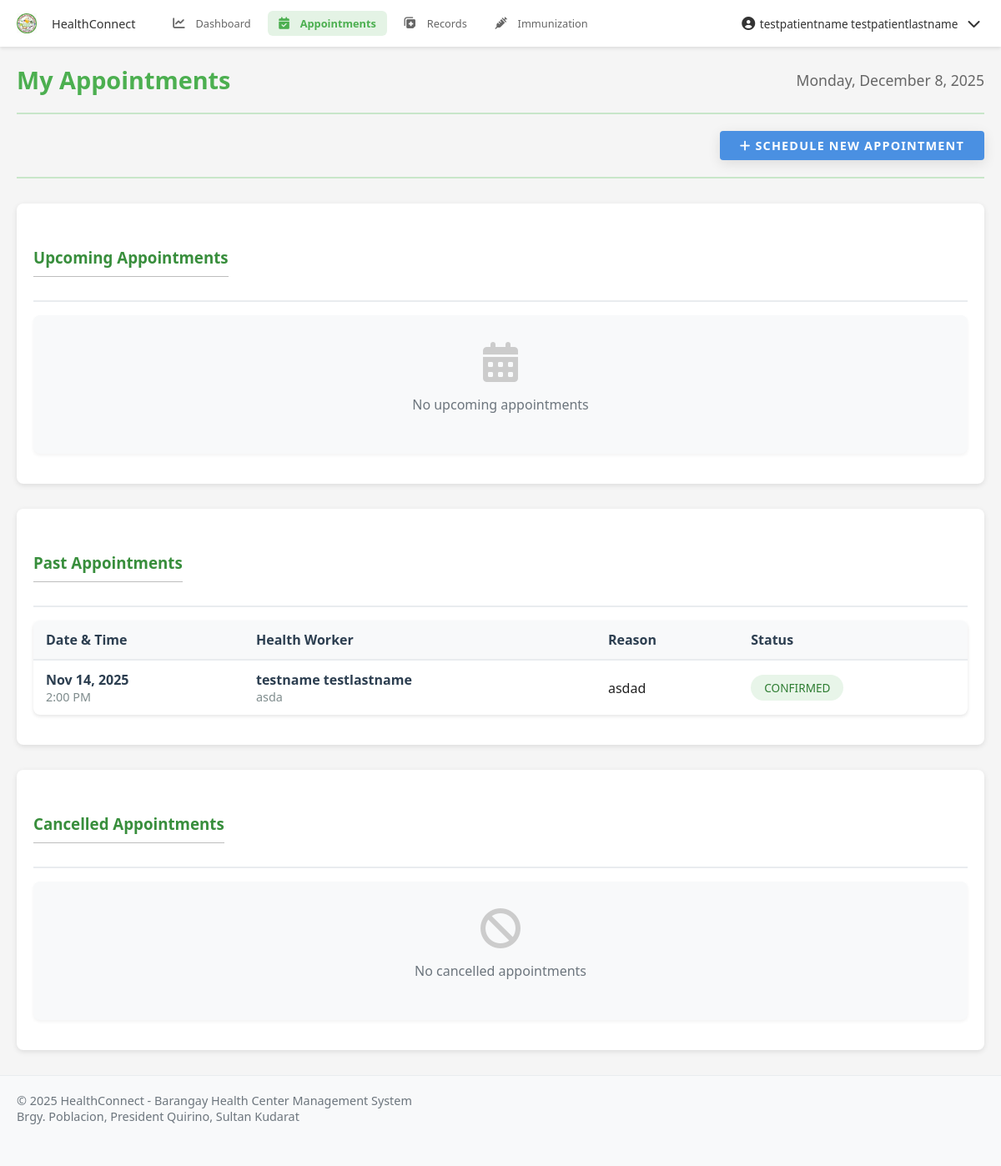
Screenshot of /pages/patient/appointments.php (signed in) with the database file from the repository.
### tables this page shows
CREATE TABLE `appointments` (
  `appointment_id` int(11) NOT NULL,
  `patient_id` int(11) DEFAULT NULL,
  `health_worker_id` int(11) DEFAULT NULL,
  `appointment_date` date DEFAULT NULL,
  `appointment_time` time DEFAULT NULL,
  `status_id` int(11) DEFAULT NULL,
  `reason` text DEFAULT NULL,
  `notes` text DEFAULT NULL,
  `sms_notification_sent` tinyint(1) DEFAULT 0,
  `created_at` timestamp NOT NULL DEFAULT current_timestamp(),
  `updated_at` timestamp NOT NULL DEFAULT current_timestamp() ON UPDATE current_timestamp()
);

CREATE TABLE `health_workers` (
  `health_worker_id` int(11) NOT NULL,
  `user_id` int(11) DEFAULT NULL,
  `position` varchar(100) DEFAULT NULL,
  `license_number` varchar(50) DEFAULT NULL,
  `specialty` varchar(100) DEFAULT NULL,
  `created_at` timestamp NOT NULL DEFAULT current_timestamp(),
  `updated_at` timestamp NOT NULL DEFAULT current_timestamp() ON UPDATE current_timestamp()
);

CREATE TABLE `appointment_status` (
  `status_id` int(11) NOT NULL,
  `status_name` varchar(50) NOT NULL,
  `created_at` timestamp NOT NULL DEFAULT current_timestamp()
);

### pages/patient/appointments.php (the view, shortened to what the rows shown need)
<?php
$database = new Database();
$conn = $database->getConnection();
$query = "SELECT p.*, u.*
          FROM patients p
          JOIN users u ON p.user_id = u.user_id
          WHERE p.user_id = :user_id";
$stmt = $conn->prepare($query);
$stmt->execute([':user_id' => $_SESSION['user_id']]);
$patient = $stmt->fetch(PDO::FETCH_ASSOC);
$query = "SELECT a.*,
          CONCAT(h_u.first_name, ' ', h_u.last_name) as health_worker_name,
          hw.position as health_worker_position,
          s.status_name,
          s.status_id
          FROM appointments a
          JOIN health_workers hw ON a.health_worker_id = hw.health_worker_id
          JOIN users h_u ON hw.user_id = h_u.user_id
          JOIN appointment_status s ON a.status_id = s.status_id
          WHERE a.patient_id = :patient_id
          ORDER BY a.appointment_date DESC, a.appointment_time DESC";
$stmt = $conn->prepare($query);
$stmt->execute([':patient_id' => $patient['patient_id']]);
$appointments = $stmt->fetchAll(PDO::FETCH_ASSOC);
$upcoming = [];
$past = [];
$cancelled = [];
foreach ($appointments as $appointment) {
    $appointmentDateTime = strtotime($appointment['appointment_date'] . ' ' . $appointment['appointment_time']);
    $now = time();
    if ($appointment['status_id'] == 4) {
        $cancelled[] = $appointment;
    } elseif ($appointmentDateTime > $now && in_array($appointment['status_id'], [1, 2])) {
        $upcoming[] = $appointment;
    } else {
        $past[] = $appointment;
    }
}
?>
<!DOCTYPE html>
<html lang="en">
<head>
    <?php include '../../includes/header_links.php'; ?>
</head>
<body>
    <div class="container">
        <div class="page-header">
            <h1>My Appointments</h1>
        </div>
        <div class="dashboard-section">
            <?php if (count($past) > 0): ?>
                <table class="appointments-table">
                    <thead>
                        <tr>
                            <th>Date & Time</th>
                            <th>Health Worker</th>
                            <th>Reason</th>
                            <th>Status</th>
                        </tr>
                    </thead>
                    <tbody>
                        <?php foreach ($past as $appointment): ?>
                            <tr>
                                <td>
                                    <div style="font-weight: 600; color: #2c3e50;">
                                        <?php echo date('M j, Y', strtotime($appointment['appointment_date'])); ?>
                                    </div>
                                    <div style="color: #7f8c8d; font-size: 0.9rem;">
                                        <?php echo date('g:i A', strtotime($appointment['appointment_time'])); ?>
                                    </div>
                                </td>
                                <td>
                                    <div style="font-weight: 600; color: #2c3e50;">
                                        <?php echo htmlspecialchars($appointment['health_worker_name']); ?>
                                    </div>
                                    <div style="color: #7f8c8d; font-size: 0.9rem;">
                                        <?php echo htmlspecialchars($appointment['health_worker_position']); ?>
                                    </div>
                                </td>
                                <td>
                                    <?php echo !empty($appointment['reason']) ? htmlspecialchars($appointment['reason']) : 'Not specified'; ?>
                                </td>
                                <td>
                                    <span class="status <?php echo strtolower($appointment['status_name']); ?>">
                                        <?php echo htmlspecialchars($appointment['status_name']); ?>
                                    </span>
                                </td>
                            </tr>
                        <?php endforeach; ?>
                    </tbody>
                </table>
            <?php endif; ?>
        </div>
    </div>
</body>
</html>

### rows the page displays
appointments: appointment_date "Nov 14, 2025", appointment_time "2:00 PM", health_worker_name "testname testlastname", health_worker.position "asda", reason "asdad", status.status_name "CONFIRMED"

### other values shown
$_SESSION['name'] "testpatientname testpatientlastname"
